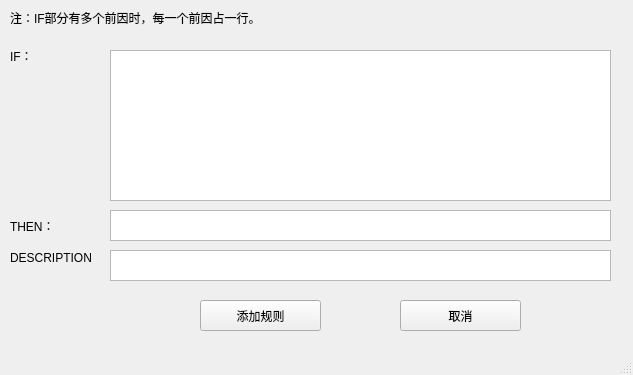
<?xml version="1.0" encoding="UTF-8"?>
<ui version="4.0">
 <class>MainWindow</class>
 <widget class="QMainWindow" name="MainWindow">
  <property name="geometry">
   <rect>
    <x>0</x>
    <y>0</y>
    <width>633</width>
    <height>375</height>
   </rect>
  </property>
  <property name="windowTitle">
   <string>MainWindow</string>
  </property>
  <widget class="QWidget" name="centralwidget">
   <widget class="QLabel" name="label">
    <property name="geometry">
     <rect>
      <x>10</x>
      <y>10</y>
      <width>331</width>
      <height>16</height>
     </rect>
    </property>
    <property name="text">
     <string>注：IF部分有多个前因时，每一个前因占一行。</string>
    </property>
   </widget>
   <widget class="QLabel" name="label_2">
    <property name="geometry">
     <rect>
      <x>10</x>
      <y>50</y>
      <width>54</width>
      <height>12</height>
     </rect>
    </property>
    <property name="text">
     <string>IF：</string>
    </property>
   </widget>
   <widget class="QLabel" name="label_3">
    <property name="geometry">
     <rect>
      <x>10</x>
      <y>220</y>
      <width>54</width>
      <height>12</height>
     </rect>
    </property>
    <property name="text">
     <string>THEN：</string>
    </property>
   </widget>
   <widget class="QLabel" name="label_4">
    <property name="geometry">
     <rect>
      <x>10</x>
      <y>250</y>
      <width>81</width>
      <height>16</height>
     </rect>
    </property>
    <property name="text">
     <string>DESCRIPTION:</string>
    </property>
   </widget>
   <widget class="QTextEdit" name="textEdit">
    <property name="geometry">
     <rect>
      <x>110</x>
      <y>50</y>
      <width>501</width>
      <height>151</height>
     </rect>
    </property>
   </widget>
   <widget class="QTextEdit" name="textEdit_2">
    <property name="geometry">
     <rect>
      <x>110</x>
      <y>210</y>
      <width>501</width>
      <height>31</height>
     </rect>
    </property>
   </widget>
   <widget class="QTextEdit" name="textEdit_3">
    <property name="geometry">
     <rect>
      <x>110</x>
      <y>250</y>
      <width>501</width>
      <height>31</height>
     </rect>
    </property>
   </widget>
   <widget class="QPushButton" name="pushButton">
    <property name="geometry">
     <rect>
      <x>200</x>
      <y>300</y>
      <width>121</width>
      <height>31</height>
     </rect>
    </property>
    <property name="text">
     <string>添加规则</string>
    </property>
   </widget>
   <widget class="QPushButton" name="pushButton_2">
    <property name="geometry">
     <rect>
      <x>400</x>
      <y>300</y>
      <width>121</width>
      <height>31</height>
     </rect>
    </property>
    <property name="text">
     <string>取消</string>
    </property>
   </widget>
  </widget>
  <widget class="QMenuBar" name="menubar">
   <property name="geometry">
    <rect>
     <x>0</x>
     <y>0</y>
     <width>633</width>
     <height>23</height>
    </rect>
   </property>
  </widget>
  <widget class="QStatusBar" name="statusbar"/>
 </widget>
 <resources/>
 <connections/>
</ui>
